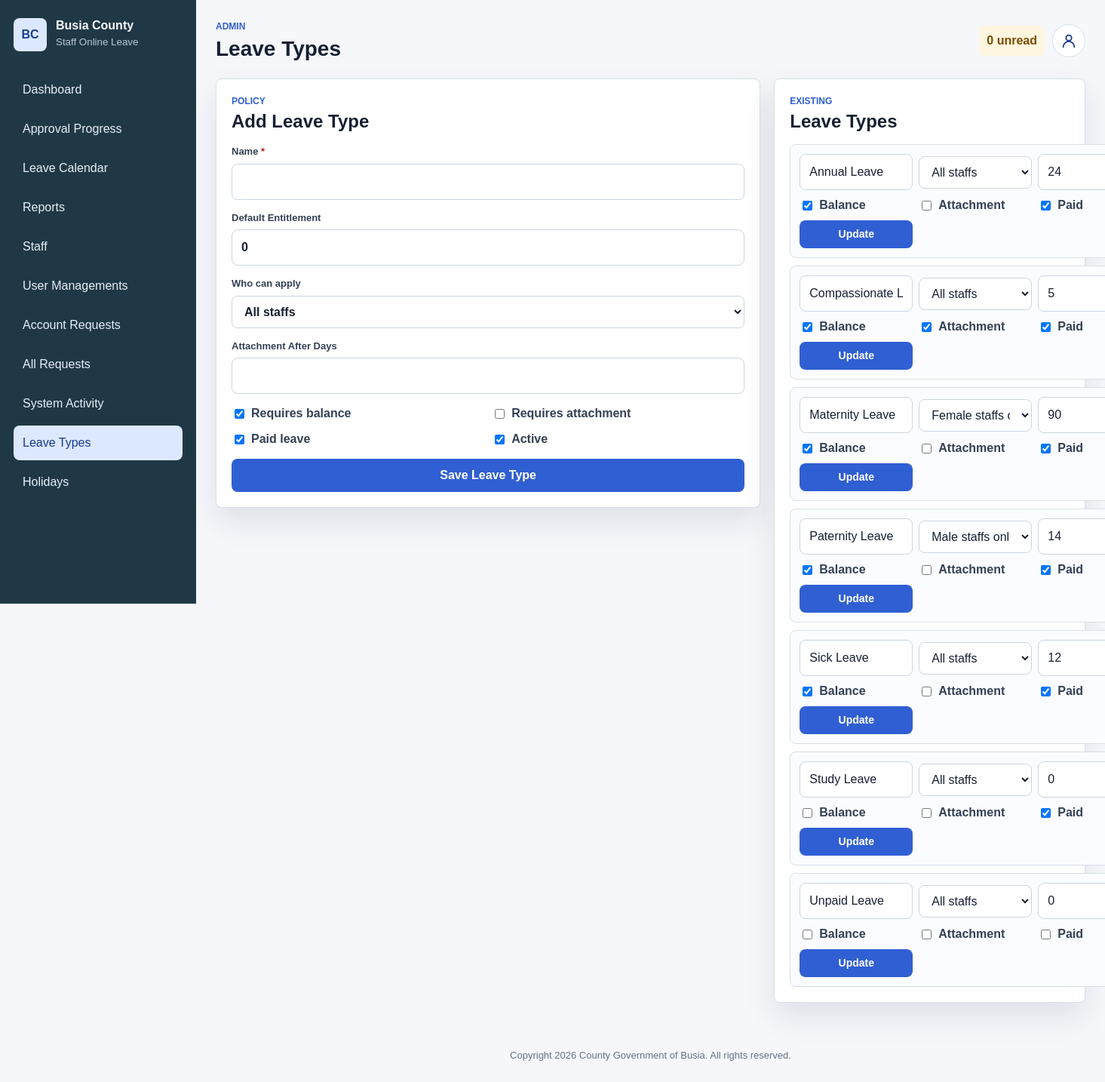
Page /index.php?route=admin/leave-types (signed in) on the earlier database version.
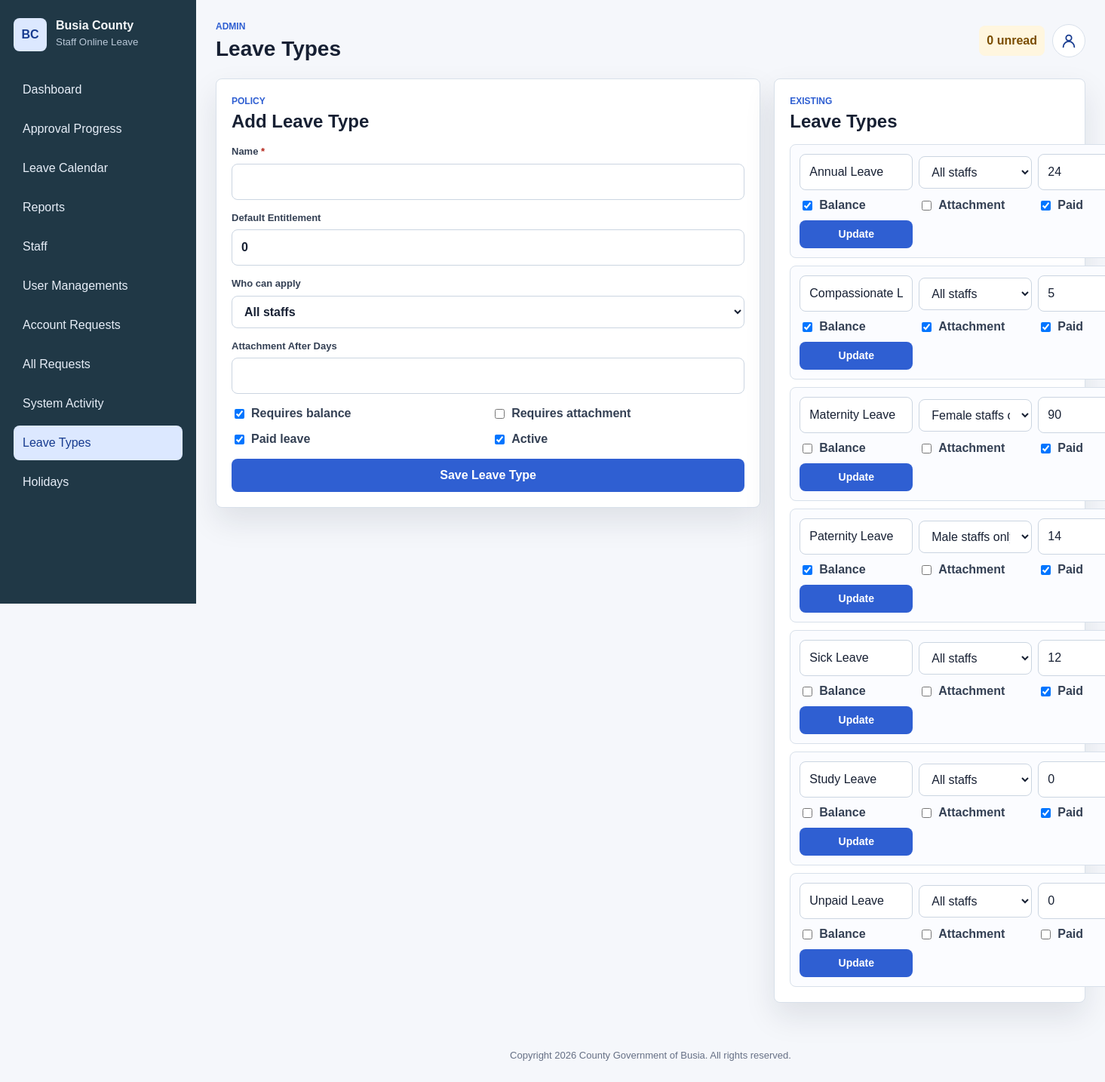
Same page on the later database version.
### tables this page shows
CREATE TABLE users (
  id INT UNSIGNED AUTO_INCREMENT PRIMARY KEY,
  full_name VARCHAR(150) NOT NULL,
  email VARCHAR(150) NOT NULL UNIQUE,
  national_id VARCHAR(50) NULL UNIQUE,
  gender ENUM('male', 'female') NULL,
  password_hash VARCHAR(255) NOT NULL,
  role ENUM('admin', 'employee', 'supervisor', 'hr', 'director') NOT NULL DEFAULT 'employee',
  phone VARCHAR(30) NULL,
  profile_photo_path VARCHAR(255) NULL,
  employment_document_path VARCHAR(255) NULL,
  status ENUM('pending', 'active', 'inactive', 'rejected') NOT NULL DEFAULT 'pending',
  rejection_reason TEXT NULL,
  last_login_at DATETIME NULL,
  failed_login_attempts TINYINT UNSIGNED NOT NULL DEFAULT 0,
  locked_until DATETIME NULL,
  created_at TIMESTAMP NOT NULL DEFAULT CURRENT_TIMESTAMP,
  updated_at TIMESTAMP NULL DEFAULT NULL ON UPDATE CURRENT_TIMESTAMP
);

CREATE TABLE leave_types (
  id INT UNSIGNED AUTO_INCREMENT PRIMARY KEY,
  name VARCHAR(100) NOT NULL UNIQUE,
  gender_eligibility ENUM('any', 'male', 'female') NOT NULL DEFAULT 'any',
  default_entitlement DECIMAL(6,2) NOT NULL DEFAULT 0.00,
  requires_balance TINYINT(1) NOT NULL DEFAULT 1,
  requires_attachment TINYINT(1) NOT NULL DEFAULT 0,
  attachment_after_days DECIMAL(6,2) NULL,
  is_paid TINYINT(1) NOT NULL DEFAULT 1,
  is_active TINYINT(1) NOT NULL DEFAULT 1,
  created_at TIMESTAMP NOT NULL DEFAULT CURRENT_TIMESTAMP,
  updated_at TIMESTAMP NULL DEFAULT NULL ON UPDATE CURRENT_TIMESTAMP
);

### app/helpers.php (called while the page is built, shortened)
<?php
function app_config(?string $key = null, mixed $default = null): mixed
{
    static $config = null;
    if ($config === null) {
        $config = require dirname(__DIR__) . '/config/app.php';
    }
    return $config[$key] ?? $default;
}
function db(): PDO
{
    return Database::connection();
}
function e(?string $value): string
{
    return htmlspecialchars((string) $value, ENT_QUOTES, 'UTF-8');
}
function url(string $path = ''): string
{
    $path = trim($path, '/');
    $base = rtrim(app_config('base_url', ''), '/');
    $prefix = $base === '' ? '' : $base;
    $frontController = $prefix === '' ? 'index.php' : $prefix . '/index.php';
    return $frontController . ($path === '' ? '' : '?route=' . urlencode($path));
}
function asset(string $path): string
{
    $base = rtrim(app_config('base_url', ''), '/');
    $prefix = $base === '' ? 'assets' : $base . '/assets';
    return $prefix . '/' . ltrim($path, '/');
}
function view(string $view, array $data = []): void
{
    extract($data, EXTR_SKIP);
    require dirname(__DIR__) . '/views/layouts/header.php';
    require dirname(__DIR__) . '/views/' . $view . '.php';
    require dirname(__DIR__) . '/views/layouts/footer.php';
}
function current_user(): ?array
{
    static $loadedUserId = null;
    static $loadedUser = null;
    $userId = (int) $_SESSION['user_id'];
    if ($loadedUserId !== $userId) {
        $loadedUserId = $userId;
        $loadedUser = User::find($userId);
    }
    return $loadedUser;
}
function auth_check(): bool
{
    return current_user() !== null;
}
function require_auth(): void
{
    if (!auth_check()) {
        set_flash('error', 'Please log in to continue.');
        redirect('login');
    }
}
function require_role(array|string $roles): void
{
    require_auth();
}
function role_label(string $role): string
{
    return str_replace(['Hr', 'Ict'], ['HR', 'ICT'], ucwords(str_replace('_', ' ', $role)));
}
function leave_gender_options(): array
{
    return [
        'any' => 'All staffs',
        'male' => 'Male staffs only',
        'female' => 'Female staffs only',
    ];
}
function format_days(mixed $value, string $default = '-'): string
{
    if ($value === null || $value === '') {
        return $default;
    }
    return number_format((float) $value, 0, '.', ',');
}

### app/controllers/AdminController.php (called while the page is built, shortened)
<?php
class AdminController
{
    public function leaveTypes(): void
    {
        require_role('admin');
        view('admin/leave-types', [
            'title' => 'Leave Types',
            'leaveTypes' => LeaveType::all(),
        ]);
    }
}

### public/index.php (called while the page is built)
<?php
require dirname(__DIR__) . '/app/bootstrap.php';
require dirname(__DIR__) . '/routes/web.php';

### config/app.php (called while the page is built)
<?php
$mailOverrides = is_file(__DIR__ . '/mail.local.php')
    ? require __DIR__ . '/mail.local.php'
    : [];
$smtpOverrides = $mailOverrides['smtp'] ?? [];
unset($mailOverrides['smtp']);
return [
    'name' => 'Busia County Staff Online Leave Application System',
    'hro_confirmation_name' => '',
    'timezone' => 'Africa/Nairobi',
    'base_url' => '',
    'upload_dir' => dirname(__DIR__) . '/uploads/leave-attachments',
    'max_upload_size' => 5 * 1024 * 1024,
    'allowed_upload_extensions' => ['pdf'],
    'profile_photo_dir' => dirname(__DIR__) . '/uploads/profile-photos',
    'profile_photo_max_size' => 10 * 1024 * 1024,
    'profile_photo_extensions' => ['jpg', 'jpeg', 'png', 'webp'],
    'employment_document_dir' => dirname(__DIR__) . '/uploads/employment-documents',
    'employment_document_max_size' => 10 * 1024 * 1024,
    'employment_document_extensions' => ['pdf'],
    'security' => [
        'max_login_attempts' => 3,
        'login_lockout_minutes' => 15,
        'session_timeout_minutes' => 30,
    ],
    'notifications' => [
        'email' => [
            'enabled' => true,
            'transport' => 'smtp',
            'from' => 'testleave040@busiacounty.go.ke',
            'from_name' => 'Busia County Leave System',
            'smtp' => [
                'host' => 'mail.busiacounty.go.ke',
                'port' => 587,
                'encryption' => 'tls',
                'username' => 'testleave040@busiacounty.go.ke',
                'password' => getenv('LEAVE_SMTP_PASSWORD') ?: '',
                'timeout' => 15,
                ...$smtpOverrides,
            ],
            ...$mailOverrides,
        ],
        'sms' => [
            'enabled' => false,
            'gateway_url' => '',
            'api_key' => '',
            'sender' => 'BusiaLeave',
        ],
    ],
];

### app/bootstrap.php (called while the page is built, shortened)
<?php
$config = require dirname(__DIR__) . '/config/app.php';
spl_autoload_register(function (string $class): void {
    $phpMailerPrefix = 'PHPMailer\\PHPMailer\\';
    $directories = [
        dirname(__DIR__) . '/app/models',
        dirname(__DIR__) . '/app/services',
        dirname(__DIR__) . '/app/controllers',
        dirname(__DIR__) . '/app/middleware',
    ];
    foreach ($directories as $directory) {
        $file = $directory . '/' . $class . '.php';
        if (is_file($file)) {
            return;
        }
    }
});
require dirname(__DIR__) . '/app/helpers.php';

### config/database.php (called while the page is built)
<?php
return [
    'host' => '127.0.0.1',
    'database' => 'leave_system',
    'username' => 'root',
    'password' => '',
    'charset' => 'utf8mb4',
];

### app/models/Database.php (called while the page is built)
<?php
class Database
{
    private static ?PDO $connection = null;
    public static function connection(): PDO
    {
        if (self::$connection instanceof PDO) {
            return self::$connection;
        }
        $config = require dirname(__DIR__, 2) . '/config/database.php';
        $dsn = sprintf(
            'mysql:host=%s;dbname=%s;charset=%s',
            $config['host'],
            $config['database'],
            $config['charset']
        );
        self::$connection = new PDO($dsn, $config['username'], $config['password'], [
            PDO::ATTR_ERRMODE => PDO::ERRMODE_EXCEPTION,
            PDO::ATTR_DEFAULT_FETCH_MODE => PDO::FETCH_ASSOC,
            PDO::ATTR_EMULATE_PREPARES => false,
        ]);
        return self::$connection;
    }
}

### app/models/User.php (called while the page is built, shortened)
<?php
class User
{
    public static function find(int $id): ?array
    {
        $stmt = db()->prepare(
            'SELECT u.*, e.id AS employee_id, e.staff_id, e.department_id, e.designation, e.supervisor_id, e.employment_date,
                    d.directorate_id, d.name AS department_name, dir.name AS directorate_name
             FROM users u
             LEFT JOIN employees e ON e.user_id = u.id
             LEFT JOIN departments d ON d.id = e.department_id
             LEFT JOIN directorates dir ON dir.id = d.directorate_id
             WHERE u.id = ?'
        );
        $stmt->execute([$id]);
        $user = $stmt->fetch();
        return $user ?: null;
    }
}

### app/models/LeaveType.php (called while the page is built, shortened)
<?php
class LeaveType
{
    public static function all(): array
    {
        $stmt = db()->query('SELECT * FROM leave_types ORDER BY name');
        return $stmt->fetchAll();
    }
}

### views/admin/leave-types.php (the view, shortened to what the rows shown need)
<div class="two-column">
    <section class="panel">
        <div class="panel-heading">
            <div>
                <h2>Add Leave Type</h2>
            </div>
        </div>
    </section>
    <section class="panel">
        <div class="panel-heading">
            <div>
                <h2>Leave Types</h2>
            </div>
        </div>
        <div class="stack">
            <?php foreach ($leaveTypes as $type): ?>
                <form class="mini-editor" method="post" action="<?= e(url('admin/leave-types')) ?>">
                    <input type="text" name="name" value="<?= e($type['name']) ?>" required>
                    <select name="gender_eligibility" aria-label="Who can apply">
                        <?php foreach (leave_gender_options() as $value => $label): ?>
                            <option value="<?= e($value) ?>" <?= ($type['gender_eligibility'] ?? 'any') === $value ? 'selected' : '' ?>>
                                <?= e($label) ?>
                            </option>
                        <?php endforeach; ?>
                    </select>
                    <input type="number" name="default_entitlement" min="0" step="1" value="<?= e(format_days($type['default_entitlement'], '')) ?>">
                    <label><input type="checkbox" name="requires_balance" <?= (int) $type['requires_balance'] === 1 ? 'checked' : '' ?>> Balance</label>
                    <label><input type="checkbox" name="requires_attachment" <?= (int) $type['requires_attachment'] === 1 ? 'checked' : '' ?>> Attachment</label>
                    <label><input type="checkbox" name="is_paid" <?= (int) $type['is_paid'] === 1 ? 'checked' : '' ?>> Paid</label>
                    <button class="btn btn-small btn-primary" type="submit">Update</button>
                </form>
            <?php endforeach; ?>
        </div>
    </section>
</div>

### views/layouts/header.php (shortened to what the rows shown need)
<?php
$pageTitle = $title ?? app_config('name');
$authUser = auth_check() ? current_user() : null;
?>
<!doctype html>
<html lang="en">
<head>
    <link rel="stylesheet" href="<?= e(asset('css/styles.css')) ?>">
</head>
<body>
<div class="app-shell">
    <main class="main">
        <header class="topbar">
            <div class="topbar-title">
                <div>
                    <p class="eyebrow"><?= e(role_label($authUser['role'] ?? 'guest')) ?></p>
                    <h1><?= e($pageTitle) ?></h1>
                </div>
            </div>
        </header>

Differences in the rows shown:
changed leave_types "Maternity Leave": requires_balance "☑" → "☐"
changed leave_types "Sick Leave": requires_balance "☑" → "☐"
